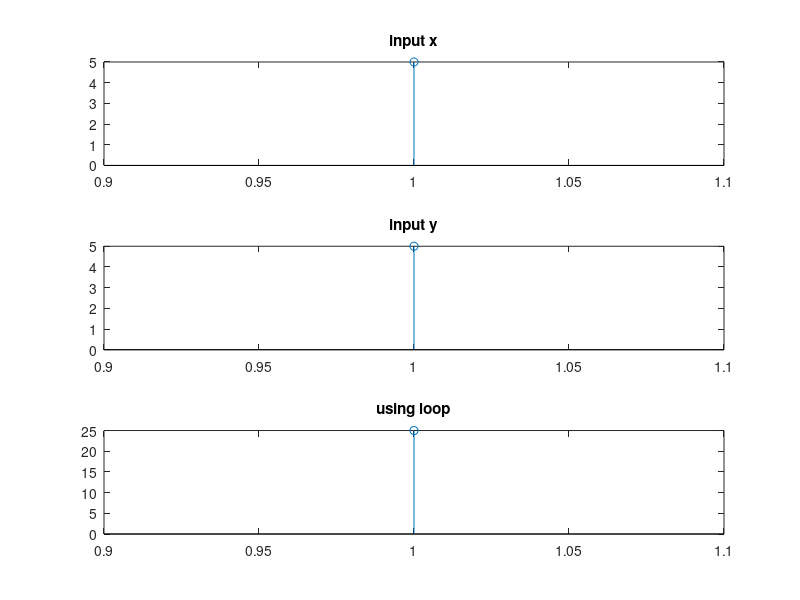

This chart was generated by the following MATLAB code:
clc;
clear;
close all;
x=input('Enter first sequence:');
subplot(3,1,1);
stem(x);
title('input x');

y=input('Enter first sequence:');
subplot(3,1,2);
stem(y);
title('input y');

h=fliplr(y);
lx=length(x);
lh=length(y);
for n=1:(lx+lh-1)
    rxx(n)=0;
    for k=1:lx
        if((n-k)>=0&(n-k)<lh)
            rxx(n)=rxx(n)+x(k).*h(n-k+1);
        end
    end
end
subplot(3,1,3);
stem(rxx);
title('using loop');